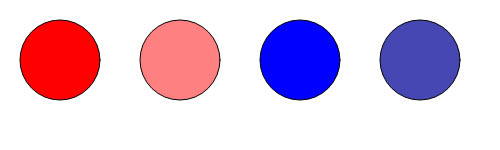
Frame 1 (no input)
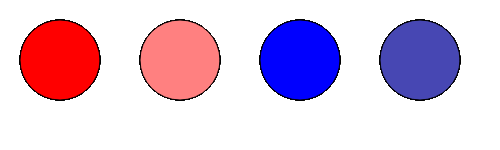
Frame 60 (no input)
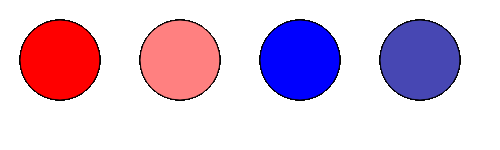
Frame 120 (the mouse pressed at the canvas centre since frame 60)

The p5.js sketch that drew these frames (run headless with seeded random() and noise() and a simulated clock; from frame 60 on, the mouse is pressed at the canvas centre):

// p5.js sketch
// ── sketch.js
function setup() {
	createCanvas(500, 150);
	colorMode(HSB, 360, 100, 100);
}
function draw() {
	fill(0, 100, 100);  // 纯红色
	ellipse(60, 60, 80, 80); 
	fill(0, 50, 100);  // 粉红色
	ellipse(180, 60, 80, 80); 
	fill(240, 100, 100);  // 纯蓝色
	ellipse(300, 60, 80, 80); 
	fill(240, 60, 70);  // 灰蓝色
	ellipse(420, 60, 80, 80);
}
